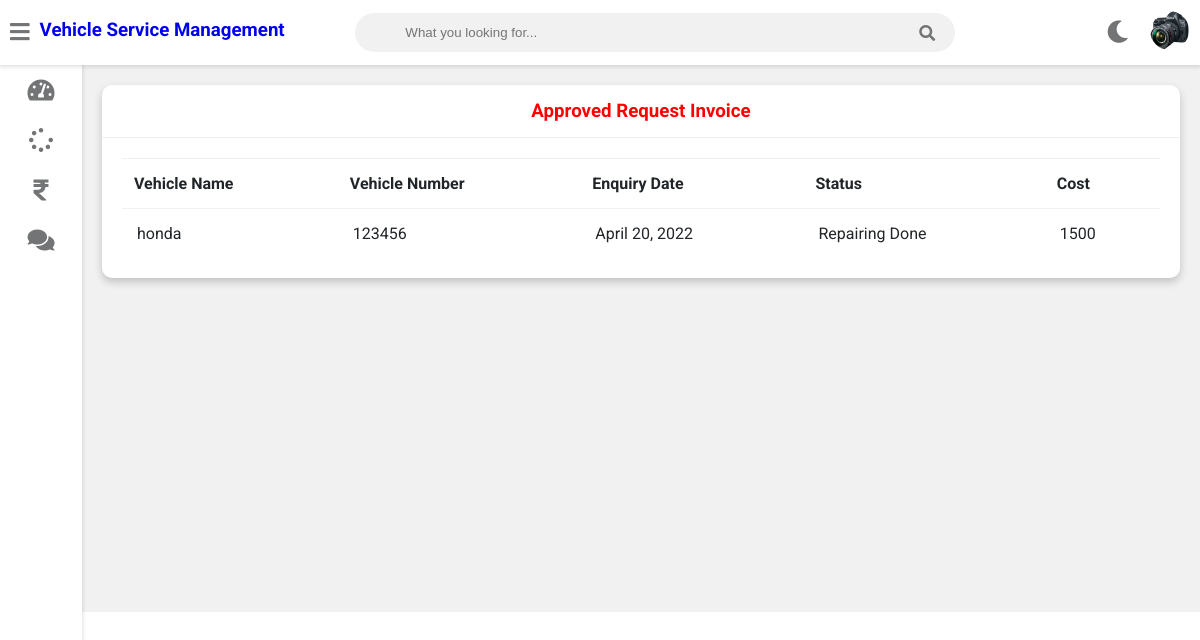
The page /customer-view-approved-request-invoice (signed in) on the database its author committed.
### vehicle/models.py (models this page shows, shortened)
class Customer(models.Model):
    user=models.OneToOneField(User,on_delete=models.CASCADE)
    profile_pic= models.ImageField(upload_to='profile_pic/CustomerProfilePic/',null=True,blank=True)
    address = models.CharField(max_length=40)
    mobile = models.CharField(max_length=20,null=False)

class Request(models.Model):
    cat=(('two wheeler with gear','two wheeler with gear'),('two wheeler without gear','two wheeler without gear'),('three wheeler','three wheeler'),('four wheeler','four wheeler'))
    category=models.CharField(max_length=50,choices=cat)
    vehicle_no=models.PositiveIntegerField(null=False)
    vehicle_name = models.CharField(max_length=40,null=False)
    vehicle_model = models.CharField(max_length=40,null=False)
    vehicle_brand = models.CharField(max_length=40,null=False)
    problem_description = models.CharField(max_length=500,null=False)
    date=models.DateField(auto_now=True)
    cost=models.PositiveIntegerField(null=True)
    customer=models.ForeignKey('Customer', on_delete=models.CASCADE,null=True)
    mechanic=models.ForeignKey('Mechanic',on_delete=models.CASCADE,null=True)
    stat=(('Pending','Pending'),('Approved','Approved'),('Repairing','Repairing'),('Repairing Done','Repairing Done'),('Released','Released'))
    status=models.CharField(max_length=50,choices=stat,default='Pending',null=True)

### vehicle/views.py (the view)
# urls.py: path('customer-view-approved-request-invoice',views.customer_view_approved_request_invoice_view,name='customer-view-approved-request-invoice'),
@login_required(login_url='customerlogin')
@user_passes_test(is_customer)
def customer_view_approved_request_invoice_view(request):
    customer=models.Customer.objects.get(user_id=request.user.id)
    enquiries=models.Request.objects.all().filter(customer_id=customer.id).exclude(status='Pending')
    return render(request,'vehicle/customer_view_approved_request_invoice.html',{'customer':customer,'enquiries':enquiries})

### vehicle/views.py (called while the page is built)
def is_customer(user):
    return user.groups.filter(name='CUSTOMER').exists()

### templates/vehicle/customer_view_approved_request_invoice.html
{% extends 'vehicle/customerbase.html' %}
{% block content %}
	<div class="wrapper">
		<div class="row">
			<div class="col-12 col-m-12 col-sm-12">
				<div class="card">
					<div class="card-header">
						<h3 style="color:red; text-align:center" >Approved Request Invoice
						</h3>
					</div>
					<div class="card-content">
						<table>
							<thead>
                <tr>
                  <th>Vehicle Name</th>
                  <th>Vehicle Number</th>
                  <th>Enquiry Date</th>
                  <th>Status</th>
                  <th>Cost</th>
                </tr>
							</thead>
							<tbody>
                {% for enq in enquiries %}
                <tr>
                  <td>{{enq.vehicle_name}}</td>
                  <td>{{enq.vehicle_no}}</td>
                  <td>{{enq.date}}</td>
                  <td>{{enq.status}}</td>
                  <td>{{enq.cost}}</td>
                  </tr>
                {% endfor %}
							</tbody>
						</table>
					</div>
				</div>
			</div>
		</div>
<br><br><br><br><br><br><br><br><br><br><br><br><br><br><br><br>
	</div>
{% endblock content %}

### templates/vehicle/customerbase.html (shortened to what this page needs)
<!DOCTYPE html>
{% load static %}
<html>
<head>
	<link rel="stylesheet" type="text/css" href="https://cdnjs.cloudflare.com/ajax/libs/Chart.js/2.9.3/Chart.min.css">
	<link rel="stylesheet" type="text/css" href="{% static "fontawesome-free/css/all.min.css" %}">
	<link rel="stylesheet" type="text/css" href="{% static "style.css" %}">
</head>
<body class="overlay-scrollbar">
	<div class="navbar">
		<ul class="navbar-nav">
			<li class="nav-item">
				<a class="nav-link">
					<i class="fas fa-bars" onclick="collapseSidebar()"></i>
				</a>
			</li>
			<li class="nav-item">
			<a style="text-decoration:none;"href="/customer-dashboard"><h3>Vehicle Service Management</h3></a>
			</li>
		</ul>
		<form class="navbar-search">
			<input type="text" name="Search" class="navbar-search-input" placeholder="What you looking for...">
			<i class="fas fa-search"></i>
		</form>
		<ul class="navbar-nav nav-right">
			<li class="nav-item mode">
				<a class="nav-link" href="#" onclick="switchTheme()">
					<i class="fas fa-moon dark-icon"></i>
				</a>
			</li>
			<li class="nav-item avt-wrapper">
				<div class="avt dropdown">
					<img src="{% static  customer.profile_pic.url %} " alt="User image" class="dropdown-toggle" data-toggle="user-menu">
				</div>
			</li>
		</ul>
	</div>
	<div class="sidebar">
		<ul class="sidebar-nav">
			<li class="sidebar-nav-item">
				<a href="/customer-dashboard" class="sidebar-nav-link">
					<div>
						<i class="fas fa-tachometer-alt"></i>
					</div>
				</a>
			</li>
			<li  class="sidebar-nav-item">
				<a href="/customer-request" class="sidebar-nav-link">
					<div>
						<i class="fas fa-spinner"></i>
					</div>
				</a>
			</li>
			<li  class="sidebar-nav-item">
				<a href="/customer-invoice" class="sidebar-nav-link">
					<div>
						<i class="fas fa-rupee-sign"></i>
					</div>
				</a>
			</li>
			<li  class="sidebar-nav-item">
				<a href="/customer-feedback" class="sidebar-nav-link">
					<div>
					<i class="fas fa-comments"></i>
					</div>
				</a>
			</li>
		</ul>
	</div>
<div>
	<div class="content">
		{% block content %}
		{% endblock content %}
	</div>
</div>
</body>
</html>

### static/style.css (style rules this page uses)
:root { --primary-color: #4834d4; --success-color: #6ab04c; --warning-color: #f0932b; --danger-color: #eb4d4b; --light-color: #212529; --light-second-color: #727475; --light-background: #ffffff; --light-second-background: #f1f1f1; --dark-color: #909090; --dark-second-color: #f5f6fa; --dark-background: #23242D; --dark-second-background: #181818; }
.light { --main-bg-color: var(--light-background); --second-bg-color: var(--light-second-background); --main-color: var(--light-color); --second-color: var(--light-second-color); }
* { box-sizing: border-box; }
body { font-family: 'Roboto', sans-serif; background: var(--main-bg-color); color: var(--main-color); margin: 0; }
.navbar { display: flex; flex-direction: row; background: var(--main-bg-color); color: var(--main-color); position: fixed; top: 0; right: 0; left: 0; z-index: 101; box-shadow: rgba(0,0,0,0.12) 0px 1px 4px 1px; }
.navbar-nav { list-style: none; display: flex; flex-direction: row; padding-left: 0; margin-bottom: 0; margin-top: 0; }
.nav-link { float: left; text-align: center; padding: 21px 10px; text-decoration: none; font-size: 17px; color: var(--second-color); position: relative; }
.navbar-nav i { font-size: 1.4rem; }
.nav-right { margin-left: auto; }
.navbar-search { position: relative; margin: auto; width: 50%; }
.navbar-search input { background: var(--second-bg-color); border: none; padding: 12px 50px 12px 50px; width: 100%; outline: none; color: var(--main-color); border-radius: 20px; }
.navbar-search i { position: absolute; top: 50%; right: 20px; transform: translateY(-50%); color: var(--second-color); cursor: pointer; }
.avt img { width: 39px; height: 39px; border-radius: 50%; }
.avt { padding: 11px }
.dropdown { position: relative; }
.wrapper { padding: 10px; margin-left: 82px; padding-top: 75px; background: var(--second-bg-color); transition: margin-left .5s; }
.sidebar { width: 82px; height: 100vh; position: fixed; margin-top: 65px; background: var(--main-bg-color); box-shadow: rgba(0,0,0,0.12) 0px 1px 4px 1px; overflow: hidden; z-index: 100; transition: width .5s; }
.sidebar-nav { list-style: none; padding: 0; margin: 0; display: flex; flex-direction: column; align-items: center; height: 100vh; }
.sidebar-nav-item { width: 100%; }
.sidebar-nav-link { display: flex; align-items: center; color: var(--main-color); text-decoration: none; }
.sidebar-nav-link i { font-size: 1.5rem; color: var(--second-color); position: absolute; left: 50%; top: 50%; transform: translate(-50%, -50%); }
.sidebar-nav-link div { min-width: 82px; height: 50px; position: relative; }
.row { display: flex; flex-wrap: wrap; flex-direction: row; }
.row:after, .row:before { box-sizing: border-box; }
[class*="col-"] { padding: 10px; }
@media only screen and (min-width: 600px) { .col-sm-12 { width: 100%; } }
@media only screen and (min-width: 768px) { .col-m-12 { width: 100%; } }
@media only screen and (min-width: 992px) { .col-12 { width: 100%; } }
.card { background: var(--main-bg-color); color: var(--main-color); border-radius: 10px; margin-bottom: 10px; box-shadow: 0 4px 8px 0 rgba(0,0,0,0.2); }
.card-header { padding: 15px 30px; border-bottom: 1px solid var(--second-bg-color); position: relative; }
.card-header h3 { margin: 0; }
.card-content { padding: 20px; overflow-x: auto; }
table { border-collapse: collapse; width: 100%; }
table td { border-top: 1px solid var(--second-bg-color); padding: 15px; }
table th { border-top: 1px solid var(--second-bg-color); border-bottom: 1px solid var(--second-bg-color); padding: 15px 12px; text-align: left; }

### rows shown on the page
Customer: profile_pic (picture)
Request: vehicle_name "honda", vehicle_no "123456", date "April 20, 2022", status "Repairing Done", cost "1500"
